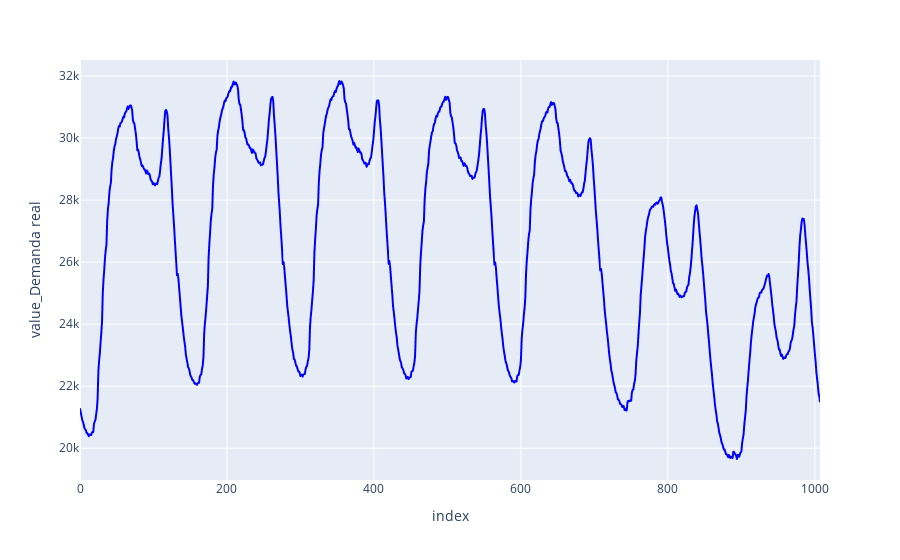

Notebook cell for this chart:
### Code cell
fig = px.line(primavera_semana, x='index', y = "value_Demanda real", color_discrete_sequence=['blue'])
fig.show()

### Figure 1 — Plotly figure (JSON) as saved in the notebook; plotly's stock layout.template omitted (floating-point values rounded to 4 significant figures; data arrays with more than 128 entries replaced by an {"elided": "..."} marker saying what was removed)
{"data": [{"hovertemplate": "index=%{x}<br>value_Demanda real=%{y}<extra></extra>", "legendgroup": "", "line": {"color": "blue", "dash": "solid"}, "marker": {"symbol": "circle"}, "mode": "lines", "name": "", "showlegend": false, "type": "scattergl", "x": {"elided": "1008 int values"}, "xaxis": "x", "y": {"elided": "1008 float values"}, "yaxis": "y"}], "layout": {"legend": {"tracegroupgap": 0}, "margin": {"t": 60}, "xaxis": {"anchor": "y", "domain": [0, 1], "title": {"text": "index"}}, "yaxis": {"anchor": "x", "domain": [0, 1], "title": {"text": "value_Demanda real"}}}}
